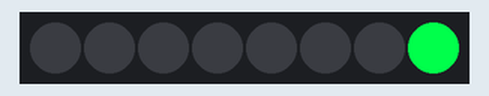
This sketch was run on a simulated Arduino Uno, built with avr-gcc and run on an emulated ATmega328P. Parts: 8 RGB LEDs in strip order, left to right. The strip is taken to match the declared colour order.

Above: at 24.37 s.
At 33.17 s:
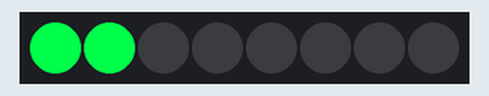
At 41.23 s:
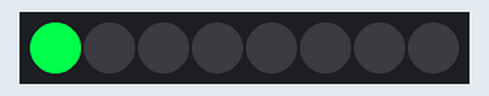
At 80.22 s:
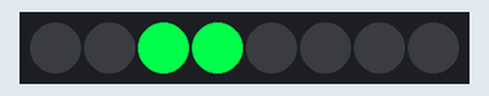
At 111.09 s:
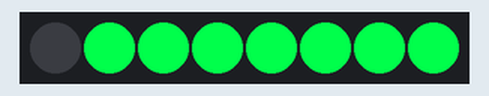
Timing chart, 0 to 112.7 s (numbered marks = the images above):
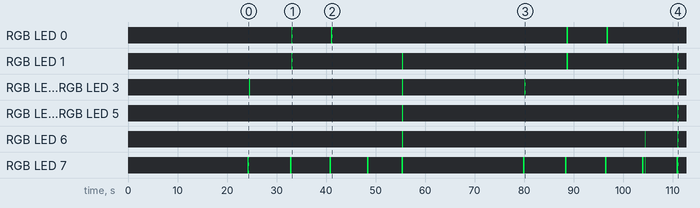

Measured:
- by itself, RGB LED 4, RGB LED 5: alternates RGB(0, 255, 75) for 0.21 s and off for 55.4 s
- by itself, RGB LED 0: off → RGB(0, 255, 75) at 33.0 s, → off 0.26 s later, → RGB(0, 255, 75) 7.8 s later, → off 0.32 s later, … (8 changes in this stretch)
- by itself, RGB LED 1: off → RGB(0, 255, 75) at 33.0 s, → off 0.26 s later, → RGB(0, 255, 75) 22.1 s later, → off 0.21 s later, … (8 changes in this stretch)

The sketch:

festival_curiosity.ino
```cpp
#include <Adafruit_NeoPixel.h>

#ifdef __AVR__

#include <avr/power.h>

#endif

#define PIN 13

// Parameter 1 = number of pixels in strip
// Parameter 2 = Arduino pin number (most are valid)
// Parameter 3 = pixel type flags, add together as needed:
//   NEO_KHZ800  800 KHz bitstream (most NeoPixel products w/WS2812 LEDs)
//   NEO_KHZ400  400 KHz (classic 'v1' (not v2) FLORA pixels, WS2811 drivers)
//   NEO_GRB     Pixels are wired for GRB bitstream (most NeoPixel products)
//   NEO_RGB     Pixels are wired for RGB bitstream (v1 FLORA pixels, not v2)
//   NEO_RGBW    Pixels are wired for RGBW bitstream (NeoPixel RGBW products)

Adafruit_NeoPixel strip = Adafruit_NeoPixel(8, PIN, NEO_RGB + NEO_KHZ800);

uint16_t black = 0;

// pink rgb values
uint16_t pink_red = 255;
uint16_t pink_blue = 75;

// strips
uint32_t pinky;

// to represent an rgb_value
struct rgb_value {
  uint16_t value; // a num between 0 and 255
};

// to represent a colour
struct colour {
  uint32_t red;
  uint32_t blue;
  uint32_t green;
};

void setup() {
  // put your setup code here, to run once:
  strip.begin();

  // set up pink
  colour pink;
  pink.red = 255;
  pink.green = 0;
  pink.blue = 75;

}

void loop() {

    // set up pink
  colour pink;
  pink.red = 255;
  pink.green = 0;
  pink.blue = 75;
  // put your main code here, to run repeatedly:
    pinky = strip.Color(0, 255, 75);
//    uint32_t white = strip.Color(255, 255, 255);
//    uint32_t black = strip.Color(0, 0, 0);
//
//    strip.setBrightness(3);

  for(uint16_t i = 1; i < 9; i++)
    strip.setPixelColor(pinky, i);

  delay(20000);


// no. 1
// chase around the body
for(uint16_t i = 1; i < 10; i++)
{
  if(i % 2 == 0) // move forward
    vardel_chase(pinky, 0, 150, i, 30 - i);
  else          // move back
    vardel_chase_back(pinky, 0, 150, i, 30 - i);
}

//  for(int i = 0; i < 165; i++){
//    strip.setPixelColor(i, pinky);
//    strip.show();
//  }
//  delay(500);
//  fadeOut(20);
}

//void fadeOut(uint32_t speed){
//  for(uint32_t i = 0; i < 255; i++){
//    strip.setBrightness(255 - i);
//    strip.show();
//    delay(speed);
//  }
//}
//
//void changeColour(uint32_t c){
//  for(int i = 0; i < 17; i++){
//    strip.setPixelColor(i, c);
//  }
//}
//
//uint16_t isPositive(uint16_t count){
//  if(count > 0)
//    count--;
//}

// vardel = variable delay with the same features as fixed
// a chase around the garment,
// this function has 5 params to customize you preferred chase effect
void vardel_chase(uint32_t c, uint16_t start,
    uint16_t finish, uint16_t trail, uint16_t wait)
{
    uint32_t black = strip.Color(0, 0, 0);
    while(start <= (finish + trail))
    {
      if(start <= finish)
        strip.setPixelColor(start, c);

      strip.setPixelColor(start - trail, black);
      strip.show(); // this needs to be outside the if above
      delay(wait);
      start++;
    }
}

// this function performs the opposite as vardel_chase
// in that it goes the opposite direction starting from the end
void vardel_chase_back(uint32_t c, uint16_t start,
    uint16_t finish, uint16_t trail, uint16_t wait)
{
  uint32_t black = strip.Color(0, 0, 0);
  while(finish + trail > start)
  {
    if(finish > start)
      strip.setPixelColor(finish, c);

    strip.setPixelColor(finish + trail, black);
    strip.show(); // this needs to be outside the if above
    delay(wait);
    finish--;
  }
}
```
